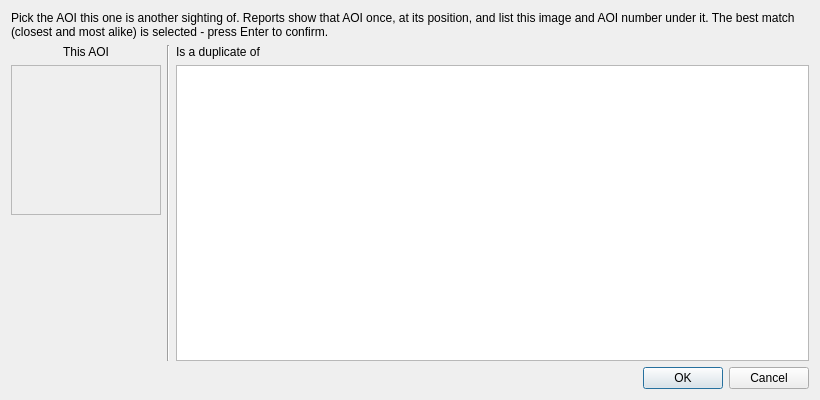
<?xml version="1.0" encoding="UTF-8"?>
<ui version="4.0">
 <class>AOIDuplicatePickerDialog</class>
 <widget class="QDialog" name="AOIDuplicatePickerDialog">
  <property name="geometry">
   <rect>
    <x>0</x>
    <y>0</y>
    <width>820</width>
    <height>400</height>
   </rect>
  </property>
  <property name="minimumSize">
   <size>
    <width>560</width>
    <height>360</height>
   </size>
  </property>
  <property name="windowTitle">
   <string>Mark as Duplicate</string>
  </property>
  <property name="modal">
   <bool>true</bool>
  </property>
  <layout class="QVBoxLayout" name="verticalLayout">
   <item>
    <widget class="QLabel" name="instructionLabel">
     <property name="wordWrap">
      <bool>true</bool>
     </property>
     <property name="text">
      <string>Pick the AOI this one is another sighting of. Reports show that AOI once, at its position, and list this image and AOI number under it. The best match (closest and most alike) is selected - press Enter to confirm.</string>
     </property>
    </widget>
   </item>
   <item>
    <layout class="QHBoxLayout" name="contentLayout">
     <item>
      <layout class="QVBoxLayout" name="sourceLayout">
       <item>
        <widget class="QLabel" name="sourceTitleLabel">
         <property name="text">
          <string>This AOI</string>
         </property>
         <property name="alignment">
          <set>Qt::AlignCenter</set>
         </property>
        </widget>
       </item>
       <item>
        <widget class="QLabel" name="sourceThumbnailLabel">
         <property name="minimumSize">
          <size>
           <width>150</width>
           <height>150</height>
          </size>
         </property>
         <property name="maximumSize">
          <size>
           <width>150</width>
           <height>150</height>
          </size>
         </property>
         <property name="frameShape">
          <enum>QFrame::StyledPanel</enum>
         </property>
         <property name="alignment">
          <set>Qt::AlignCenter</set>
         </property>
        </widget>
       </item>
       <item>
        <widget class="QLabel" name="sourceCaptionLabel">
         <property name="alignment">
          <set>Qt::AlignCenter</set>
         </property>
         <property name="wordWrap">
          <bool>true</bool>
         </property>
        </widget>
       </item>
       <item>
        <spacer name="sourceSpacer">
         <property name="orientation">
          <enum>Qt::Vertical</enum>
         </property>
         <property name="sizeHint" stdset="0">
          <size>
           <width>20</width>
           <height>10</height>
          </size>
         </property>
        </spacer>
       </item>
      </layout>
     </item>
     <item>
      <widget class="Line" name="separatorLine">
       <property name="orientation">
        <enum>Qt::Vertical</enum>
       </property>
      </widget>
     </item>
     <item>
      <layout class="QVBoxLayout" name="candidatesLayout">
       <item>
        <widget class="QLabel" name="candidatesTitleLabel">
         <property name="text">
          <string>Is a duplicate of</string>
         </property>
        </widget>
       </item>
       <item>
        <widget class="QListWidget" name="candidateList">
         <property name="minimumSize">
          <size>
           <width>360</width>
           <height>220</height>
          </size>
         </property>
         <property name="toolTip">
          <string>Flagged AOIs and AOIs that already have duplicates, best match first. Double-click to choose one.</string>
         </property>
         <property name="horizontalScrollMode">
          <enum>QAbstractItemView::ScrollPerPixel</enum>
         </property>
         <property name="iconSize">
          <size>
           <width>150</width>
           <height>150</height>
          </size>
         </property>
         <property name="movement">
          <enum>QListView::Static</enum>
         </property>
         <property name="flow">
          <enum>QListView::LeftToRight</enum>
         </property>
         <property name="isWrapping" stdset="0">
          <bool>false</bool>
         </property>
         <property name="resizeMode">
          <enum>QListView::Adjust</enum>
         </property>
         <property name="spacing">
          <number>6</number>
         </property>
         <property name="gridSize">
          <size>
           <width>172</width>
           <height>200</height>
          </size>
         </property>
         <property name="viewMode">
          <enum>QListView::IconMode</enum>
         </property>
         <property name="uniformItemSizes">
          <bool>true</bool>
         </property>
         <property name="textElideMode">
          <enum>Qt::ElideMiddle</enum>
         </property>
         <property name="wordWrap">
          <bool>true</bool>
         </property>
        </widget>
       </item>
      </layout>
     </item>
    </layout>
   </item>
   <item>
    <widget class="QDialogButtonBox" name="buttonBox">
     <property name="orientation">
      <enum>Qt::Horizontal</enum>
     </property>
     <property name="standardButtons">
      <set>QDialogButtonBox::Cancel|QDialogButtonBox::Ok</set>
     </property>
    </widget>
   </item>
  </layout>
 </widget>
 <resources/>
 <connections>
  <connection>
   <sender>buttonBox</sender>
   <signal>accepted()</signal>
   <receiver>AOIDuplicatePickerDialog</receiver>
   <slot>accept()</slot>
  </connection>
  <connection>
   <sender>buttonBox</sender>
   <signal>rejected()</signal>
   <receiver>AOIDuplicatePickerDialog</receiver>
   <slot>reject()</slot>
  </connection>
 </connections>
</ui>
